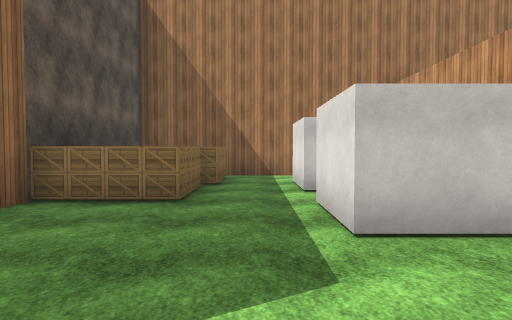
[1] (above)

20 first-person views from a walk through a scene from a Unity 3-D project. The camera is 1.5 m above the floor, tilts 2° down and sees 75° across. The floor is counted in squares, 2 m on a side. Each view is taken from the middle of a square. On the plan, view 1 faces up. The plan holds only what a view shows up to about 11 squares ahead; the rest is blank. The place goes on beyond the plan. The player is left out. Some surface patterns are stand-ins.

[2]
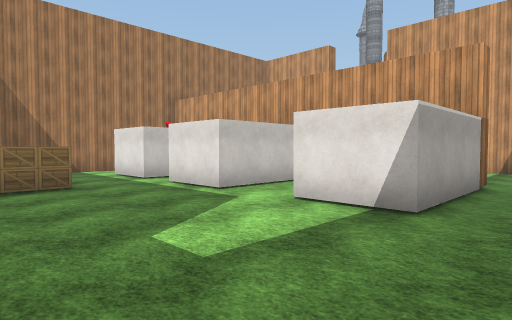

[3]
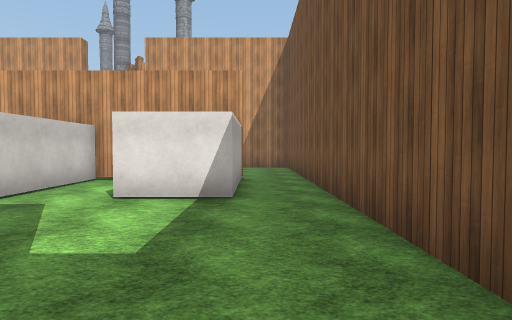

[4]
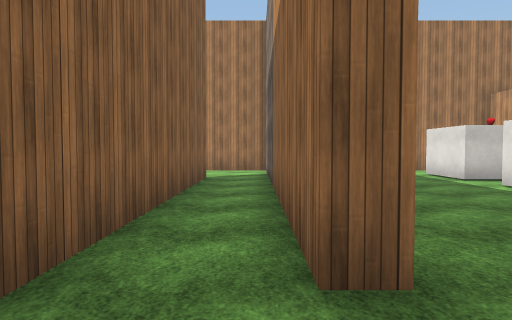

[5]
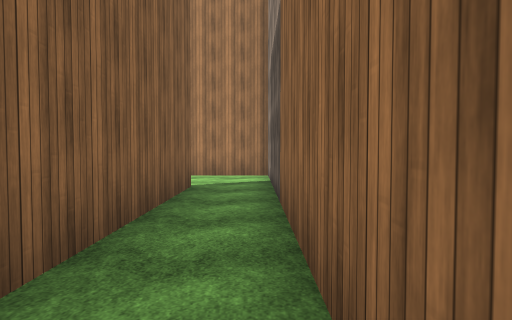

[6]
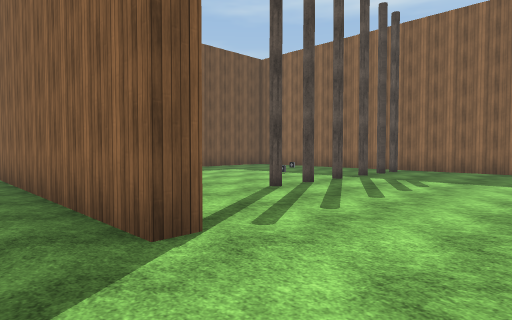

[7]
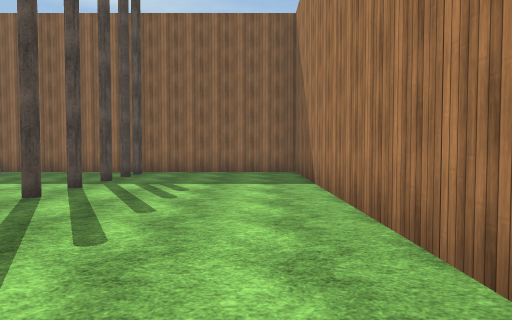

[8]
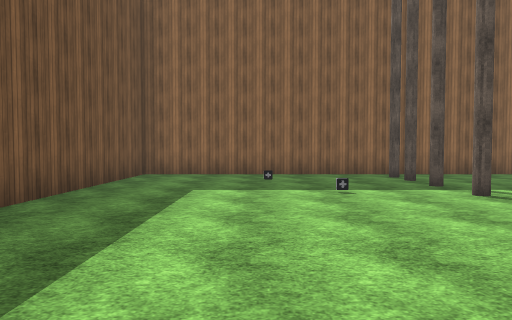

[9]
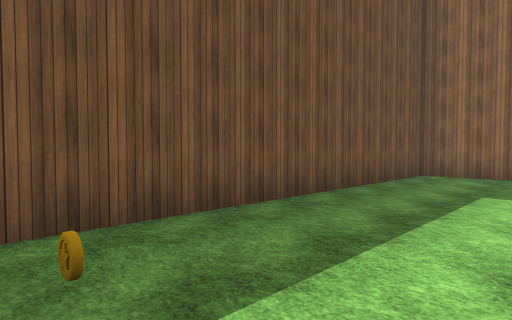

[10]
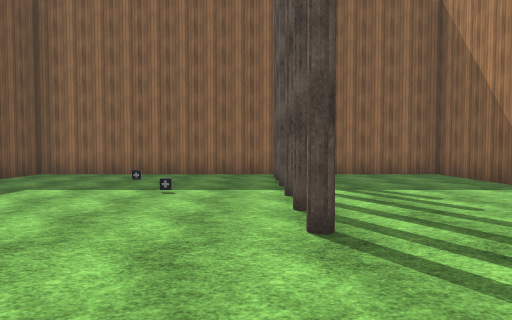

[11]
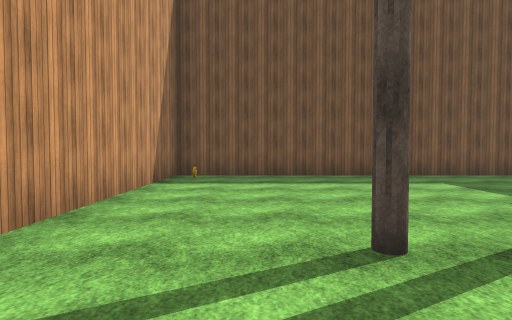

[12]
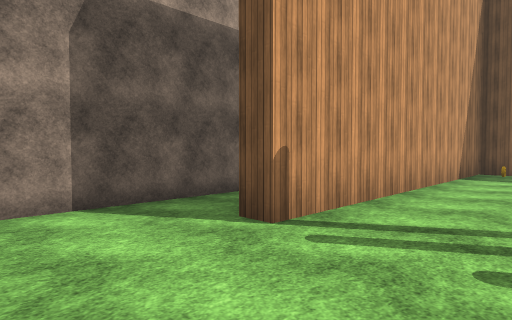

[13]
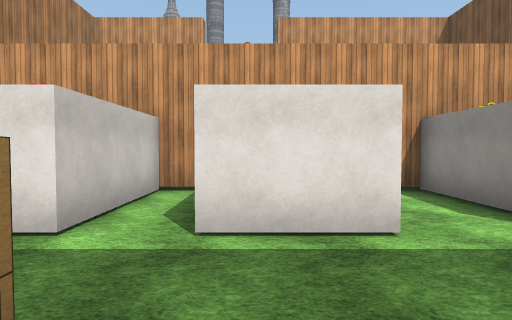

[14]
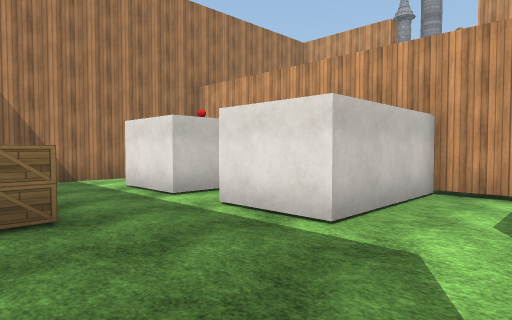

[15]
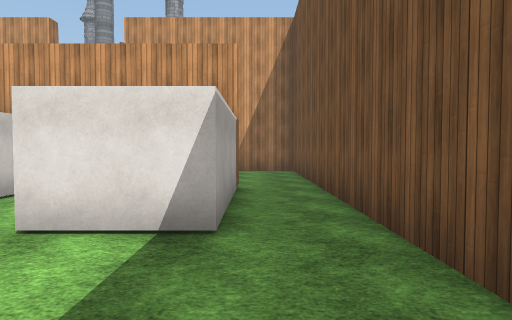

[16]
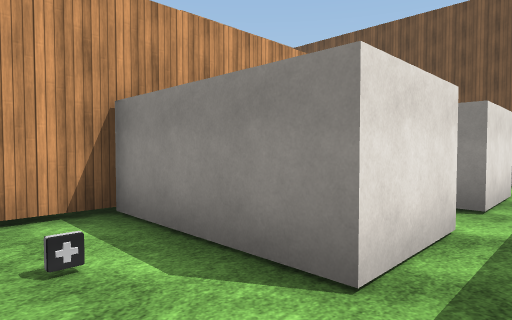

[17]
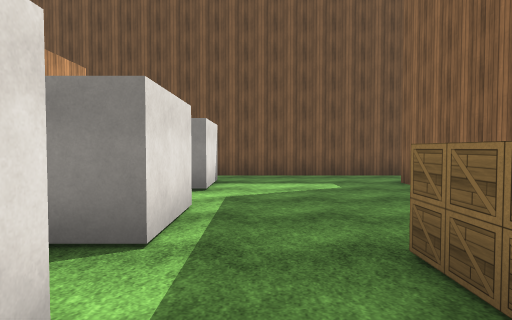

[18]
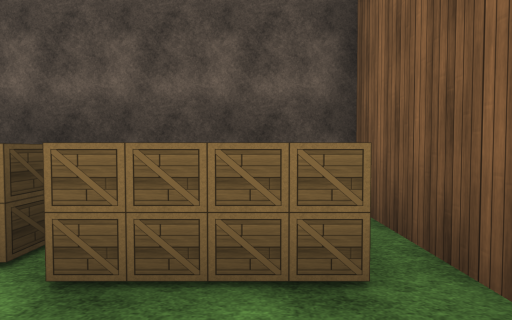

[19]
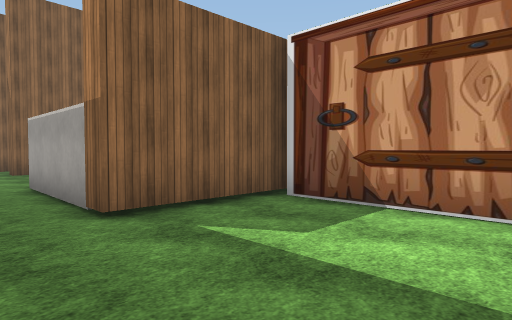

[20]
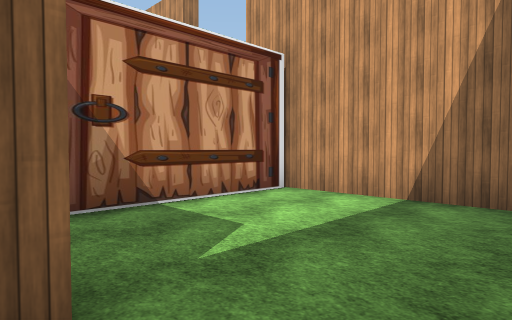

### Floor plan
Points are (right, up) in squares from view 1. A wall is a line through its corners. A room is listed if a view was taken in it or the views show most of it. See-through windows are left out.
Room 1 (views 1, 2, 13, 14, 15, 16, 17, 18)
walls: (-3.2, 4.5) (-3.2, -0.3); (3.9, 1) (3.9, 2.9); (3.9, 5) (3.9, 5.8); (3.9, 7.4) (3.9, 8.5); (1.6, 9.3) (-3.2, 9.3) (-3.2, 6.4); (-4.1, -2.2) (3.6, -2.2)
ways out: opening at (-3, -1.5) to room 2; opening at (4, -1.5) to room 3
objects: box (-3, 5) to (-1, 6); box (-2, 7) to (-1, 8); other object (1, 0) to (3, 1); other object (1, 3) to (3, 4); other object (1, 6) to (3, 7); other object (2, 8)
Room 2 (views 3, 4, 5, 6, 7, 8, 9, 10, 11, 12)
walls: (-3.7, 6.4) (-3.7, 9.3) (-15.6, 9.3) (-15.6, -2.2) (-5.8, -2.2) (-5.8, 6.5) (-5.3, 6.5) (-5.3, -0.8); (-3.2, -0.3) (-3.7, -0.3) (-3.7, 4.4)
ways out: opening at (-3, -1.5) to room 1; gap at (-14.5, 5)
objects: other object (-14, 1); other object (-12, 2); coin (-7, -1)
Room 3 (views 19, 20)
walls: (3.6, -2.2) (9, -2.2) (9, 2.1) (4.6, 2.1); (4.4, 2.4) (4.4, -0.7) (3.9, -0.7)
ways out: opening at (4, -1.5) to room 1

Positions as (right, up) in squares from view 1, and headings:
1: (0, 0), facing up
2: (-3, -2), facing up-right
3: (-4, -1), facing right
4: (-4, -2), facing up
5: (-4, 0), facing up
6: (-4, 9), facing down-left
7: (-5, 8), facing left
8: (-6, 1), facing left
9: (-6, 1), facing down-left
10: (-6, 4), facing left
11: (-8, 7), facing down
12: (-8, 9), facing down-right
13: (-2, 4), facing right
14: (-2, 1), facing up-right
15: (-2, -1), facing right
16: (0, 9), facing down-right
17: (0, 7), facing down
18: (1, 8), facing left
19: (8, -2), facing up-left
20: (4, -2), facing up-right
